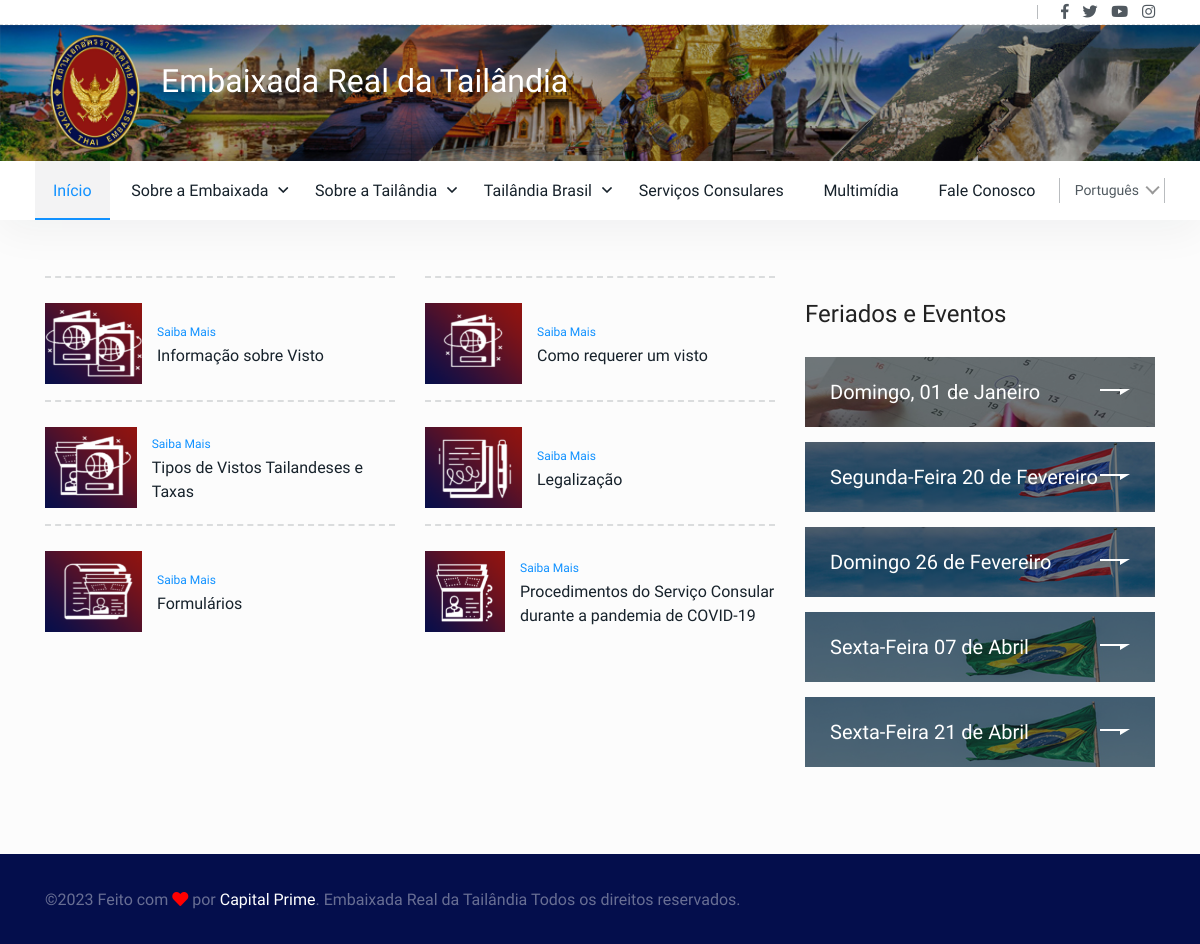
The page / on the database its author committed.
### tables this page shows
CREATE TABLE `tbl_servicos_consular` (
  `id` int(11) NOT NULL,
  `titulo` varchar(250) DEFAULT NULL,
  `titulo_en` varchar(255) DEFAULT NULL,
  `titulo_th` varchar(255) DEFAULT NULL,
  `descricao` text DEFAULT NULL,
  `descricao_en` text DEFAULT NULL,
  `descricao_th` text DEFAULT NULL,
  `id_cat` int(11) DEFAULT NULL,
  `meta_title` text DEFAULT NULL,
  `meta_keywords` text DEFAULT NULL,
  `meta_description` text DEFAULT NULL,
  `foto` varchar(250) DEFAULT NULL,
  `url_amigavel` varchar(255) DEFAULT NULL
);

CREATE TABLE `tbl_eventos` (
  `id` int(11) NOT NULL,
  `titulo` varchar(250) DEFAULT NULL,
  `titulo_en` varchar(255) DEFAULT NULL,
  `titulo_th` varchar(255) DEFAULT NULL,
  `descricao` text DEFAULT NULL,
  `descricao_en` text DEFAULT NULL,
  `descricao_th` text DEFAULT NULL,
  `data` date DEFAULT NULL,
  `meta_title` text DEFAULT NULL,
  `meta_keywords` text DEFAULT NULL,
  `meta_description` text DEFAULT NULL,
  `foto` varchar(250) DEFAULT NULL,
  `url_amigavel` varchar(255) DEFAULT NULL
);

### Connection/con-pdo.php (called while the page is built, shortened)
<?php
$conInstanciada = '';
if(empty($conInstanciada)) {
	class Conexao {
		private static $pdo;
		public static function getInstance() {
		if (!isset(self::$pdo)) {
		 try {
		  $opcoes = array(PDO::MYSQL_ATTR_INIT_COMMAND => 'SET NAMES utf8', PDO::ATTR_PERSISTENT => TRUE);
		  self::$pdo = new PDO("mysql:host=" . HOST . "; dbname=" . DBNAME . "; charset=" . CHARSET . ";", USER, PASSWORD, $opcoes);
		  self::$pdo->setAttribute(PDO::ATTR_ERRMODE, PDO::ERRMODE_EXCEPTION);
		 } catch (PDOException $e) {
		  print "Erro: " . $e->getMessage();
		 }
		}
		return self::$pdo;
		}
	}
}

### Class/servicos.class.php (called while the page is built, shortened)
<?php
$ServicosInstanciada = '';
if(empty($ServicosInstanciada)) {
	if(file_exists('Connection/conexao.php')) {
		require_once('Connection/con-pdo.php');
	} else {
		require_once('../Connection/con-pdo.php');
		require_once('../funcoes.php');
	}
	class Servicos {
		private $pdo = null;
		private static $Servicos = null;
		private function __construct($conexao){
			$this->pdo = $conexao;
		}
		public static function getInstance($conexao){
			if (!isset(self::$Servicos)):
				self::$Servicos = new Servicos($conexao);
			endif;
			return self::$Servicos;
		}
		function rsDados($id='', $orderBy='', $limite='', $idCat='', $idDiferente='', $url_amigavel='') {
			$nCampos = 0;
			$sql = '';
			$sqlOrdem = '';
			$sqlLimite = '';
			if(!empty($id)) {
				$sql .= " and id = ?";
				$nCampos++;
				$campo[$nCampos] = $id;
			}
			try{
				$sql = "SELECT * FROM tbl_servicos_consular where 1=1 $sql $sqlOrdem $sqlLimite";
				$stm = $this->pdo->prepare($sql);
				for($i=1; $i<=$nCampos; $i++) {
					$stm->bindValue($i, $campo[$i]);
				}
				$stm->execute();
				$rsDados = $stm->fetchAll(PDO::FETCH_OBJ);
				if($id <> '' or $limite == 1) {
					return($rsDados[0]);
				} else {
					return($rsDados);
				}
			} catch(PDOException $erro){
				echo $erro->getMessage();
			}
		}
	}
}

### includes.php (called while the page is built, shortened)
<?php
include "Class/servicos.class.php";
$servicos = Servicos::getInstance(Conexao::getInstance());
include "Class/eventos.class.php";
$eventos = Eventos::getInstance(Conexao::getInstance());
?>

### lang/lang.pt.php (called while the page is built, shortened)
<?php
$lang = array();
$lang['USUARIO'] = 'Usuário';
$lang['SENHA'] = 'Senha';
$lang['INFO'] = 'Informe seu usuário e senha para acessar o painel de administração.';
$lang['PAINEL'] = 'Painel de Controle';
$lang['CADASTROS'] = 'Cadastros';
$lang['PRINCIPAL'] = 'Pricipal';
$lang['AGENDAMENTO'] = 'Agendamento';
$lang['AGENDAMENTO_TITULO'] = 'Agendamento de Serviços Consulares';
$lang['OLA'] = 'Olá';
$lang['MOSTRAR'] = 'Mostrar';
$lang['ADICIONAR'] = 'Adicionar';
$lang['DATA'] = 'Data';
$lang['HORA'] = 'Hora';
$lang['STATUS'] = 'Status';
$lang['ACOES'] = 'Ações';
$lang['ATIVO'] = 'Ativo';
$lang['INATIVO'] = 'Inativo';
$lang['SOLICITANTES'] = 'Solicitantes';
$lang['TIPO_SERVICOS'] = 'Tipo de Serviços';
$lang['USUARIOS'] = 'Usuários';
$lang['ADICIONAR_USUARIO'] = 'Adicionar Usuário';
$lang['EDITAR_USUARIO'] = 'Editar Usuário';
$lang['EDITAR AGENDAMENTO'] = 'Editar Agendamento';
$lang['NEWSLETTERS'] = 'Newsletters';
$lang['CONFIGURACAO_SITE'] = 'Configurações do Site';
$lang['BANNERS'] = 'Banners';
$lang['TEXTOS'] = 'Textos';
$lang['BLOG'] = 'Blog';
$lang['SOLUCOES'] = 'Soluções';
$lang['CONFIGURACOES'] = 'Configurações';
$lang['EXTRA'] = 'Extra';
$lang['FEITO_POR'] = 'Feito com';
$lang['POR'] = 'por';
$lang['DIREITOS'] = 'Todos os direitos reservados';
$lang['PARA_EMBAIXADA'] = 'Embaixada Real da Tailândia';
$lang['LISTAR_ITENS'] = 'Listar Itens';
$lang['BTN_ACESSAR'] = 'Acessar';
$lang['CANCELAR'] = 'Cancelar';
$lang['SAIR'] = 'Sair';
$lang['SALVAR'] = 'Salvar';
$lang['SAIBA_MAIS'] = 'Saiba Mais';
$lang['NOME'] = 'Nome Completo';
$lang['NACIONALIDADE'] = 'Nacionalidade';
$lang['TELEFONE'] = 'Telefone';
$lang['EMAIL'] = 'E-mail';
$lang['CAMPO_OBRIGATORIO'] = 'Campos de preenchimento obrigatório.';
$lang['REAGENDAMENTOS'] = 'Qtd. de Reagendamento';
$lang['ARQUIVO'] = 'Arquivo';
$lang['DIAS_ATENDIMENTO'] = 'Dias de Atendimento';
$lang['HORAS_ATENDIMENTO'] = 'Horas de Atendimento';
$lang['INICIO'] = 'Início';
$lang['SOBRE_EMBAIXADA'] = 'Sobre a Embaixada';
$lang['SOBRE_TAILANDIA'] = 'Sobre a Tailândia';
$lang['TAILANDIA_BRASIL'] = 'Tailândia Brasil';
$lang['SERVICO_CONSULAR'] = 'Serviços Consulares';
$lang['MULTIMIDIA'] = 'Multimídia';
$lang['CONTATO'] = 'Fale Conosco';
$lang['EQUIPE'] = 'Lista da Embaixada Equipe';
$lang['TIME'] = 'Time da Tailândia';

### Class/eventos.class.php (called while the page is built, shortened)
<?php
$EventosInstanciada = '';
if(empty($EventosInstanciada)) {
	if(file_exists('Connection/conexao.php')) {
		require_once('Connection/con-pdo.php');
	} else {
		require_once('../Connection/con-pdo.php');
		require_once('../funcoes.php');
	}
	class Eventos {
		private $pdo = null;
		private static $Eventos = null;
		private function __construct($conexao){
			$this->pdo = $conexao;
		}
		public static function getInstance($conexao){
			if (!isset(self::$Eventos)):
				self::$Eventos = new Eventos($conexao);
			endif;
			return self::$Eventos;
		}
		function rsDados($id='', $orderBy='', $limite='', $idCat='') {
			$nCampos = 0;
			$sql = '';
			$sqlOrdem = '';
			$sqlLimite = '';
			try{
				$sql = "SELECT * FROM tbl_eventos where 1=1 $sql $sqlOrdem $sqlLimite";
				$stm = $this->pdo->prepare($sql);
				for($i=1; $i<=$nCampos; $i++) {
					$stm->bindValue($i, $campo[$i]);
				}
				$stm->execute();
				$rsDados = $stm->fetchAll(PDO::FETCH_OBJ);
				if($id <> '' or $limite == 1) {
					return($rsDados[0]);
				} else {
					return($rsDados);
				}
			} catch(PDOException $erro){
				echo $erro->getMessage();
			}
		}
	}
}

### index.php (the view, shortened to what this page needs)
<?php
include "includes.php";
$puxaServicos = $servicos->rsDados();
$puxaEventos = $eventos->rsDados();
include "header.php";
?>
<section class="trending-news-area">
    <div class="container">
        <div class="row">
            <div class="col-lg-8">
                <div class="row">
                <?php foreach ($puxaServicos as $itemServicos) {
                    if($_SESSION['lang']=== 'en'){
                        $titulo = $itemServicos->titulo_en;
                    }
                    elseif($_SESSION['lang']==='th') {
                        $titulo = $itemServicos->titulo_th;
                    }
                    else
                    {
                        $titulo = $itemServicos->titulo;
                    }
                    ?>
                    <div class="col-lg-6 col-md-6">
                        <div class="trending-news-post-items">
                            <div class="gallery_item">
                                <div class="gallery_item_thumb">
                                    <img class="icon-service" src="<?php echo SITE_URL?>/img/<?php echo $itemServicos->foto?>" alt="gallery">
                                </div>
                                <div class="gallery_item_content">
                                    <div class="post-meta">
                                        <div class="meta-categories">
                                            <a href="#"><?php echo $lang['SAIBA_MAIS']?></a>
                                        </div>
                                    </div>
                                    <h4 class="title"><a href="<?php echo SITE_URL?>/servico-consular/<?php echo $itemServicos->url_amigavel?>"><?php echo $titulo?></a>
                                    </h4>
                                </div>
                            </div>
                        </div>
                    </div>
                    <?php }?>
                </div>
            </div>
            <div class="col-lg-4">
                <div class="Categories-post mt-40">
                    <div class="section-title d-flex justify-content-between align-items-center">
                        <h3 class="title"><?php echo $lang['EVENTOS']?></h3>
                    </div>
                    <div class="Categories-item">
                   <?php foreach ($puxaEventos as $itemEvento) {
                    if($_SESSION['lang']=== 'en'){
                        $titulo = $itemEvento->titulo_en;
                    }
                    elseif($_SESSION['lang']==='th') {
                        $titulo = $itemEvento->titulo_th;
                    }
                    else
                    {
                        $titulo = $itemEvento->titulo;
                    }
                    ?>
                    <div class="item">
                            <img src="<?php echo SITE_URL?>/img/<?php echo $itemEvento->foto;?>" alt="categories">
                            <div class="Categories-content">
                                <a href="<?php echo SITE_URL?>/<?php echo $itemEvento->url_amigavel?>">
                                    <span><?php echo $titulo;?></span>
                                    <img src="<?php echo SITE_URL?>/images/arrow.svg" alt="">
                                </a>
                            </div>
                        </div>
                        <?php }?>
                    </div>
                </div>
            </div>
        </div>
    </div>
    <div class="clearfix">&nbsp;</div>
    <div class="clearfix">&nbsp;</div>
    <div class="clearfix">&nbsp;</div>
<?php include "footer.php";?>

### css/default.css (style rules this page uses)
.mt-40 { margin-top: 40px; }

### rows shown on the page
tbl_servicos_consular: foto (picture), titulo "Informação sobre Visto"
tbl_servicos_consular: foto (picture), titulo "Como requerer um visto"
tbl_servicos_consular: foto (picture), titulo "Tipos de Vistos Tailandeses e Taxas"
tbl_servicos_consular: foto (picture), titulo "Legalização"
tbl_servicos_consular: foto (picture), titulo "Formulários"
tbl_servicos_consular: foto (picture), titulo "Procedimentos do Serviço Consular durante a pandemia de COVID-19"
tbl_eventos: foto (picture), titulo "Domingo, 01 de Janeiro"
tbl_eventos: foto (picture), titulo "Segunda-Feira 20 de Fevereiro"
tbl_eventos: foto (picture), titulo "Domingo 26 de Fevereiro"
tbl_eventos: foto (picture), titulo "Sexta-Feira 07 de Abril"
tbl_eventos: foto (picture), titulo "Sexta-Feira 21 de Abril"

### other values the page prints
$lang['PARA_EMBAIXADA'] "Embaixada Real da Tailândia"
$lang['INICIO'] "Início"
$lang['SOBRE_EMBAIXADA'] "Sobre a Embaixada"
$lang['SOBRE_TAILANDIA'] "Sobre a Tailândia"
$lang['TAILANDIA_BRASIL'] "Tailândia Brasil"
$lang['SERVICO_CONSULAR'] "Serviços Consulares"
$lang['MULTIMIDIA'] "Multimídia"
$lang['CONTATO'] "Fale Conosco"
$lang['EVENTOS'] "Feriados e Eventos"
$lang['FEITO_POR'] "Feito com"
$lang['POR'] "por"
$lang['DIREITOS'] "Todos os direitos reservados"
